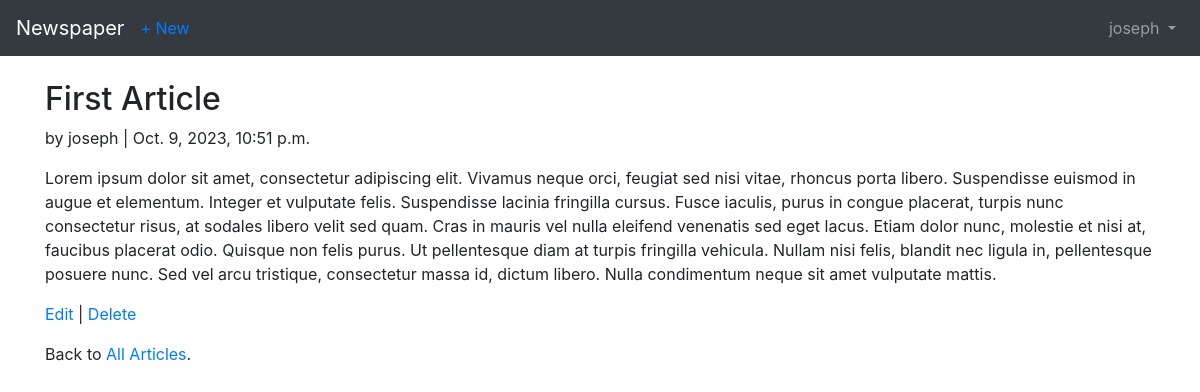
/articles/1/ (signed in), run on the app's committed database.
### users/models.py (models this page shows)
class CustomUser(AbstractUser):
    age = models.PositiveIntegerField(null=True, blank=True)

### articles/models.py (models this page shows, shortened)
class Article(models.Model):
    title = models.CharField(max_length=255)
    body = models.TextField()
    date = models.DateTimeField(auto_now_add=True)
    author = models.ForeignKey(get_user_model(),on_delete=models.CASCADE)

### articles/views.py (the view)
# urls.py: path('<int:pk>/', ArticleDetailView.as_view(), name='article_detail'),
class ArticleDetailView(LoginRequiredMixin, DetailView):
    model = Article
    template_name = 'article_detail.html'
    login_url = 'login'

### templates/article_detail.html
{% extends 'base.html' %}
{% block content %}
<div class="article-entry">
<h2>{{ object.title }}</h2>
<p>by {{ object.author }} | {{ object.date }}</p> <p>{{ object.body }}</p>
</div>
<p><a href="{% url 'article_edit' article.pk %}">Edit</a> |
<a href="{% url 'article_delete' article.pk %}">Delete</a></p>
<p>Back to <a href="{% url 'article_list' %}">All Articles</a>.</p> {% endblock content %}

### templates/base.html (shortened to what this page needs)
<!DOCTYPE html>
<html>
  <head>
    <link rel="stylesheet" href="https://stackpath.bootstrapcdn.com/bootstrap/4.1.3/css/bootstrap.min.css"
>
  </head>
  <body>
  <nav class="navbar navbar-expand-md navbar-dark bg-dark mb-4">
<a class="navbar-brand" href="{% url 'home' %}">Newspaper</a>
{% if user.is_authenticated %}
<ul class="navbar-nav mr-auto">
<li class="nav-item"><a href="{% url 'create_article' %}">+ New</a></li>
</ul>
{% endif %}
<div class="collapse navbar-collapse" id="navbarCollapse">
{% if user.is_authenticated %} <ul class="navbar-nav ml-auto">
<li class="nav-item">
<a class="nav-link dropdown-toggle" href="#" id="userMenu"
              data-toggle="dropdown" aria-haspopup="true"
              aria-expanded="false">
              {{ user.username }}
</a>
</li> </ul>
{% else %}
<form class="form-inline ml-auto">
<a href="{% url 'login' %}" class="btn btn-outline-secondary"> Log In</a>
<a href="{% url 'signup' %}" class="btn btn-primary ml-2"> Sign up</a>
</form> {% endif %}
</div> </nav>
  <div class="container">{% block content %} {% endblock content %}</div>
  </body>
</html>

### data on the page
CustomUser: username "joseph"
Article: title "First Article", author "joseph", date "Oct. 9, 2023, 10:51 p.m.", body "Lorem ipsum dolor sit amet, consectetur adipiscing elit. Vivamus neque orci, feugiat sed nisi vitae, rhoncus porta libero. Suspendisse euismod in augue et elementum. Integer et vulputate felis. Suspendisse lacinia fringilla cursus. Fusce iaculis, purus in congue placerat, turpis nunc consectetur risus, at sodales libero velit sed quam. Cras in mauris vel nulla eleifend venenatis sed eget lacus. Etiam dolor nunc, molestie et nisi at, faucibus placerat odio. Quisque non felis purus. Ut pellentesque diam at turpis fringilla vehicula. Nullam nisi felis, blandit nec ligula in, pellentesque posuere nunc. Sed vel arcu tristique, consectetur massa id, dictum libero. Nulla condimentum neque sit amet…"
